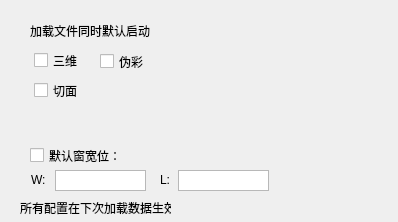
<?xml version="1.0" encoding="UTF-8"?>
<ui version="4.0">
 <class>ConfigForm</class>
 <widget class="QWidget" name="ConfigForm">
  <property name="geometry">
   <rect>
    <x>0</x>
    <y>0</y>
    <width>398</width>
    <height>222</height>
   </rect>
  </property>
  <property name="windowTitle">
   <string>配置</string>
  </property>
  <widget class="QCheckBox" name="m_ck3D">
   <property name="geometry">
    <rect>
     <x>34</x>
     <y>45</y>
     <width>51</width>
     <height>31</height>
    </rect>
   </property>
   <property name="text">
    <string>三维</string>
   </property>
  </widget>
  <widget class="QLabel" name="label">
   <property name="geometry">
    <rect>
     <x>30</x>
     <y>20</y>
     <width>121</width>
     <height>21</height>
    </rect>
   </property>
   <property name="text">
    <string>加载文件同时默认启动：</string>
   </property>
  </widget>
  <widget class="QCheckBox" name="m_ck4Plane">
   <property name="geometry">
    <rect>
     <x>34</x>
     <y>75</y>
     <width>51</width>
     <height>31</height>
    </rect>
   </property>
   <property name="text">
    <string>切面</string>
   </property>
  </widget>
  <widget class="QCheckBox" name="m_ckWL">
   <property name="geometry">
    <rect>
     <x>30</x>
     <y>140</y>
     <width>91</width>
     <height>31</height>
    </rect>
   </property>
   <property name="text">
    <string>默认窗宽位：</string>
   </property>
  </widget>
  <widget class="QTextEdit" name="m_window">
   <property name="geometry">
    <rect>
     <x>55</x>
     <y>170</y>
     <width>91</width>
     <height>21</height>
    </rect>
   </property>
   <property name="verticalScrollBarPolicy">
    <enum>Qt::ScrollBarAlwaysOff</enum>
   </property>
   <property name="horizontalScrollBarPolicy">
    <enum>Qt::ScrollBarAlwaysOff</enum>
   </property>
  </widget>
  <widget class="QTextEdit" name="m_level">
   <property name="geometry">
    <rect>
     <x>178</x>
     <y>170</y>
     <width>91</width>
     <height>21</height>
    </rect>
   </property>
   <property name="verticalScrollBarPolicy">
    <enum>Qt::ScrollBarAlwaysOff</enum>
   </property>
   <property name="horizontalScrollBarPolicy">
    <enum>Qt::ScrollBarAlwaysOff</enum>
   </property>
  </widget>
  <widget class="QLabel" name="label_2">
   <property name="geometry">
    <rect>
     <x>31</x>
     <y>172</y>
     <width>21</width>
     <height>16</height>
    </rect>
   </property>
   <property name="text">
    <string>W:</string>
   </property>
  </widget>
  <widget class="QLabel" name="label_3">
   <property name="geometry">
    <rect>
     <x>160</x>
     <y>172</y>
     <width>21</width>
     <height>16</height>
    </rect>
   </property>
   <property name="text">
    <string>L:</string>
   </property>
  </widget>
  <widget class="QCheckBox" name="m_ckColor">
   <property name="geometry">
    <rect>
     <x>100</x>
     <y>46</y>
     <width>51</width>
     <height>31</height>
    </rect>
   </property>
   <property name="text">
    <string>伪彩</string>
   </property>
  </widget>
  <widget class="QLabel" name="m_lableRedme">
   <property name="geometry">
    <rect>
     <x>20</x>
     <y>200</y>
     <width>151</width>
     <height>16</height>
    </rect>
   </property>
   <property name="text">
    <string>所有配置在下次加载数据生效</string>
   </property>
  </widget>
 </widget>
 <resources/>
 <connections/>
</ui>
